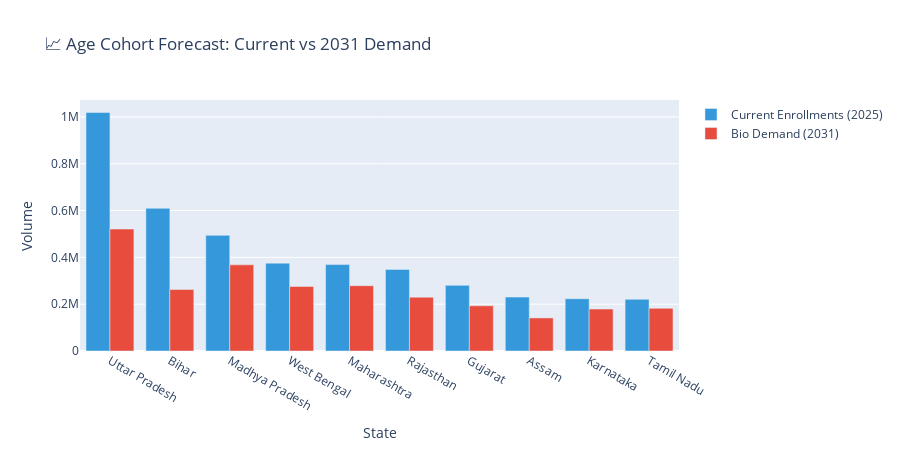

Source (notebook cell):
### Code cell
# VISUALIZATION: Current vs Future Demand
top_10 = state_age.nlargest(10, 'total_enrol')

fig = go.Figure()
fig.add_trace(go.Bar(name='Current Enrollments (2025)', x=top_10['state'], y=top_10['total_enrol'], marker_color='#3498db'))
fig.add_trace(go.Bar(name='Bio Demand (2031)', x=top_10['state'], y=top_10['bio_demand_2031'], marker_color='#e74c3c'))

fig.update_layout(title='📈 Age Cohort Forecast: Current vs 2031 Demand',
                  xaxis_title='State', yaxis_title='Volume', barmode='group', height=450)
fig.show()

### Figure 1 — Plotly figure (JSON) as saved in the notebook; plotly's stock layout.template omitted (floating-point values rounded to 4 significant figures)
{"data": [{"marker": {"color": "#3498db"}, "name": "Current Enrollments (2025)", "type": "bar", "x": ["Uttar Pradesh", "Bihar", "Madhya Pradesh", "West Bengal", "Maharashtra", "Rajasthan", "Gujarat", "Assam", "Karnataka", "Tamil Nadu"], "y": [1018629, 609585, 493970, 375308, 369139, 348458, 280549, 230197, 223235, 220789]}, {"marker": {"color": "#e74c3c"}, "name": "Bio Demand (2031)", "type": "bar", "x": ["Uttar Pradesh", "Bihar", "Madhya Pradesh", "West Bengal", "Maharashtra", "Rajasthan", "Gujarat", "Assam", "Karnataka", "Tamil Nadu"], "y": [521045, 262875, 367990, 275400, 278814, 229780, 193031, 141235, 179262, 182313]}], "layout": {"barmode": "group", "height": 450, "title": {"text": "📈 Age Cohort Forecast: Current vs 2031 Demand"}, "xaxis": {"title": {"text": "State"}}, "yaxis": {"title": {"text": "Volume"}}}}
